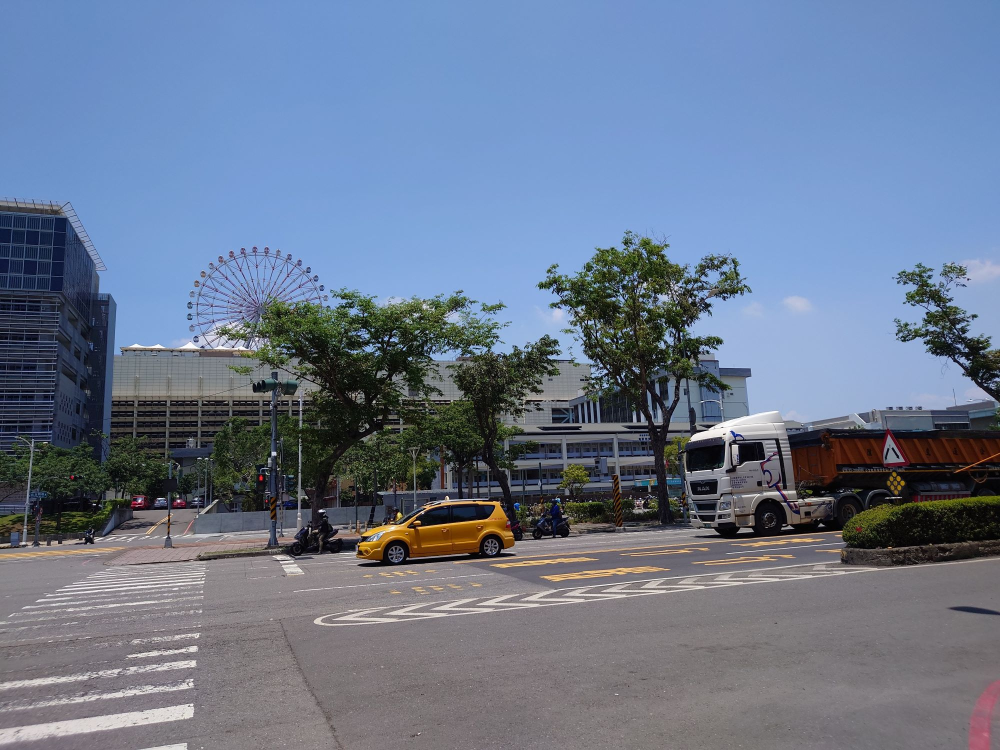
#> input picture SA1.JPG, 2000 x 1500 px, given in place of the camera (shown at 1/2 size)
$ python WebCamTest1.py
#> lines starting #> are read from the running program, lines starting #| are printed output that depends on the picture
### ImageStitching.py
# OpenCV安裝：pip install opencv-python.import warnings  # 匯入 warnings 模組，用於處理警告訊息
from pathlib import Path
import cv2  # 匯入 OpenCV，用於圖像處理
#pip install matplotlib
import matplotlib.pyplot as plt  # 匯入 Matplotlib，用於圖像顯示
#pip install imageio
import imageio # 匯入 ImageIO，用於圖像讀取與保存
import numpy as np

from datetime import datetime

from ImageStitchingEnum import FeatureExtractionAlgoEnum  # 匯入自定義的特徵提取算法枚舉類
from ImageStitchingEnum import FeatureToMatchEnum  # 匯入自定義的特徵匹配方法枚舉類

#因有用到Switch寫法，所以Python需使用3.10以上版本

from KeyPointsMatching import key_points_matching, key_points_matching_KNN
from SelectDescriptor import select_descriptor_methods
from HomographyStitching import homography_stitching  # 匯入自定義的單應性拼接函數

cv2.ocl.setUseOpenCL(False)  # 禁用 OpenCL 加速以避免潛在的兼容性問題
import warnings  # 匯入 warnings 模組，用於處理警告訊息
warnings.filterwarnings('ignore')  # 忽略所有警告訊息

def main():
    StitchImageByFileName('ba2.jpg', 'ba1.jpg', FeatureExtractionAlgo=FeatureExtractionAlgoEnum.ORB)

StartStitchingTime=0

def StitchImageBySource(TrainPhoto, QueryPhoto, ShowPhoto=False, SavePhoto=False, FeatureExtractionAlgo=FeatureExtractionAlgoEnum.SIFT, FeatureToMatch=FeatureToMatchEnum.BF):
    print("StitchImageBySource")

    if TrainPhoto is None:
        print("TrainPhoto is None")
        return None
    if QueryPhoto is None:
        print("QueryPhoto is None")
        return None

    return __Stitching(TrainPhoto, QueryPhoto, ShowPhoto, SavePhoto, FeatureExtractionAlgo, FeatureToMatch)

# [16 lines left out: function StitchImageByFileName, not called in this run]

# 私有
def __Stitching(TrainPhoto, QueryPhoto, ShowPhoto, SavePhoto, FeatureExtractionAlgo, FeatureToMatch):
    print("Start stitching FeatureExtractionAlgo : "+FeatureExtractionAlgo.name+", FeatureToMatch : "+FeatureToMatch.name)  # 輸出開始拼接的訊息

    StartStitchingTime = datetime.now()

    # SIFT
    # SURF
    # BRISK
    # BRIEF
    # ORB
    #feature_extraction_algo = FeatureExtractionAlgo  # 設定特徵提取算法為 SIFT

    #bf
    #knn
    #feature_to_match = FeatureToMatch  # 設定特徵匹配方法為暴力匹配（BFMatcher）


    # OpenCV 的顏色通道順序為 BGR，需轉換為 RGB 以便 Matplotlib 正確顯示
    train_photo = cv2.cvtColor(TrainPhoto, cv2.COLOR_BGR2RGB)
    # 將訓練圖片轉換為灰階
    train_photo_gray = cv2.cvtColor(train_photo, cv2.COLOR_RGB2GRAY)


    query_photo = cv2.cvtColor(QueryPhoto, cv2.COLOR_BGR2RGB)  # 轉換為 RGB
    query_photo_gray = cv2.cvtColor(query_photo, cv2.COLOR_RGB2GRAY)  # 轉換為灰階

    # 顯示查詢圖片和訓練圖片
    if ShowPhoto or SavePhoto:
        fig, (ax1, ax2) = plt.subplots(nrows=1, ncols=2, constrained_layout=False, figsize=(16, 9))
        ax1.imshow(query_photo, cmap="gray")  # 顯示查詢圖片
        ax1.set_xlabel("Query image", fontsize=14)  # 設定標籤

        ax2.imshow(train_photo, cmap="gray")  # 顯示訓練圖片
        ax2.set_xlabel("Train image (Image to be transformed)", fontsize=14)  # 設定標籤

        #存圖
        if SavePhoto:
            plt.savefig("./output/original_compare"+'.jpeg', bbox_inches='tight', dpi=300, format='jpeg')
    #==================顯示圖


    #plt.show()  # 顯示圖像（目前註解掉）
    #==================顯示圖


    # 提取訓練圖片的特徵點和描述符
    keypoints_train_img, features_train_img = select_descriptor_methods(train_photo_gray, method=FeatureExtractionAlgo)

    # 提取查詢圖片的特徵點和描述符
    keypoints_query_img, features_query_img = select_descriptor_methods(query_photo_gray, method=FeatureExtractionAlgo)

    # 遍歷查詢圖片的特徵點，提取相關屬性（僅作為範例，未使用）
    for keypoint in keypoints_query_img:
        x, y = keypoint.pt  # 特徵點的座標
        size = keypoint.size  # 特徵點的大小
        orientation = keypoint.angle  # 特徵點的方向
        response = keypoint.response  # 特徵點的響應值
        octave = keypoint.octave  # 特徵點所在的金字塔層
        class_id = keypoint.class_id  # 特徵點的類別 ID

    #print("keypoints_query_img : "+len(keypoints_query_img))  # 輸出查詢圖片的特徵點數量
    features_query_img.shape  # 獲取查詢圖片特徵描述符的形狀（未使用）

    #圖片合併
    #切縫合併

    # 顯示檢測到的特徵點
    if ShowPhoto or SavePhoto:
        fig, (ax1, ax2) = plt.subplots(nrows=1, ncols=2, figsize=(20, 8), constrained_layout=False)

        ax1.imshow(cv2.drawKeypoints(train_photo_gray, keypoints_train_img, None, color=(0, 255, 0)))  # 訓練圖片的特徵點
        ax1.set_xlabel("(a)", fontsize=14)

        ax2.imshow(cv2.drawKeypoints(query_photo_gray, keypoints_query_img, None, color=(0, 255, 0)))  # 查詢圖片的特徵點
        ax2.set_xlabel("(b)", fontsize=14)

        #存圖
        if SavePhoto:
            plt.savefig("./output/" + FeatureExtractionAlgo.name + "_features_img_"+'.jpeg', bbox_inches='tight', dpi=300,  format='jpeg')  # 保存特徵點圖像（目前註解掉）

    #==================顯示圖

    #plt.show()  # 顯示圖像（目前註解掉）
    #==================顯示圖


    # 使用 BFMatcher 進行特徵匹配
    #bf = cv2.BFMatcher(cv2.NORM_L2, crossCheck=True)
    # matches = bf.match(features_train_img, features_query_img)
    # #matches = bf.knnMatch(features_train_img, features_query_img, k=6)  # 使用 KNN 匹配

    # # 按照距離排序匹配結果
    # matches = sorted(matches, key=lambda x: x.distance)

    def CheckMatches(matches):
        if matches is None or len(matches) == 0:
            print("No matches found.")
            return False
        return True

    #matches = None
    #mapped_features_image = None
    match FeatureToMatch:
        case FeatureToMatchEnum.BF:
            matches = key_points_matching(features_train_img, features_query_img, FeatureExtractionAlgo)
            if not CheckMatches(matches):
                return None

            mapped_features_image = cv2.drawMatches(train_photo, keypoints_train_img, query_photo, keypoints_query_img, matches[:100],
                None,flags=cv2.DrawMatchesFlags_NOT_DRAW_SINGLE_POINTS)
        case FeatureToMatchEnum.KNN:# Now for cross checking draw the feature-mapping lines also with KNN
            matches = key_points_matching_KNN(features_train_img, features_query_img, ratio=0.75, method=FeatureExtractionAlgo)
            if not CheckMatches(matches):
                return None

            mapped_features_image = cv2.drawMatches(train_photo, keypoints_train_img, query_photo, keypoints_query_img, np.random.choice(matches,100),
                None,flags=cv2.DrawMatchesFlags_NOT_DRAW_SINGLE_POINTS)

    if ShowPhoto or SavePhoto:
        fig = plt.figure(figsize=(20, 8))

        plt.imshow(mapped_features_image)

    #plt.show()

    #存圖
    if SavePhoto:
        plt.savefig("./output/"+FeatureToMatch.name+"_matches_img_"+'.jpeg', bbox_inches='tight', dpi=300, format='jpeg')


    # 呼叫 homography_stitching 函數計算單應性矩陣
    M = homography_stitching(keypoints_train_img, keypoints_query_img, matches, reprojThresh=4)

    if M is None:  # 如果無法計算單應性矩陣，輸出錯誤訊息
        print("homography_stitching is none!")
        return None

    try:
        (matches, Homography_Matrix, status) = M  # 解包返回值
    except Exception as e:
        print("解包返回值 EX : "+str(e))
        return None

    print("Homography_Matrix : ", Homography_Matrix)

    # 計算拼接後圖像的寬度和高度
    width = query_photo.shape[1] + train_photo.shape[1]
    print("Total width : ", width)  # 輸出總寬度

    height = max(query_photo.shape[0], train_photo.shape[0])
    print("Total height : ", height)  # 輸出總高度

    # 使用單應性矩陣進行透視變換，將訓練圖片對齊到查詢圖片
    if Homography_Matrix is None or Homography_Matrix.shape != (3, 3):
        # 檢查 Homography_Matrix 是否有效： 在使用 cv2.warpPerspective 前，檢查矩陣是否為 None 並且符合要求
        print("Invalid Homography_Matrix!")
        return None
    result = cv2.warpPerspective(train_photo, Homography_Matrix, (width, height))

    # 將查詢圖片的像素覆蓋到結果圖像中
    result[0:query_photo.shape[0], 0:query_photo.shape[1]] = query_photo

    if ShowPhoto or SavePhoto:
        # 顯示拼接結果
        plt.figure(figsize=(20, 10))
        #plt.axis('off')
        plt.imshow(result)

        # 保存拼接結果
        if SavePhoto:
            imageio.imwrite("./output/horizontal_panorama_img_"+'.jpeg', result)

        #最終顯示圖像
        if ShowPhoto:
            plt.show()

    # 釋放記憶體
    plt.close('all')  # 關閉 Matplotlib 窗口

    print("合併所耗時間："+str(datetime.now()-StartStitchingTime))

    return result  # 返回拼接結果圖像

# [2 lines that do not run on import are left out]

### SelectDescriptor.py
import cv2  # �פJ OpenCV�A�Ω�Ϲ��B�z
from ImageStitchingEnum import FeatureExtractionAlgoEnum  # 匯入自定義的特徵提取算法枚舉類

def select_descriptor_methods(image, method=None):

    assert method is not None, "Please define a feature descriptor method. accepted Values are: 'sift', 'surf'"

    match method:
        case FeatureExtractionAlgoEnum.SIFT:
            descriptor = cv2.SIFT_create()
        case FeatureExtractionAlgoEnum.SURF:
            descriptor = cv2.SURF_create()
        case FeatureExtractionAlgoEnum.BRISK:
            descriptor = cv2.BRISK_create()
        # case 'brief':
        #     descriptor = cv2.xfeatures2d.BriefDescriptorExtractor_create()
        case FeatureExtractionAlgoEnum.ORB:
            descriptor = cv2.ORB_create()

    (keypoints, features) = descriptor.detectAndCompute(image, None)

    return (keypoints, features)

### KeyPointsMatching.py
import cv2
from ImageStitchingEnum import FeatureExtractionAlgoEnum  # 匯入自定義的特徵提取算法枚舉類

# [22 lines left out: function key_points_matching, not called in this run]

def key_points_matching_KNN(features_train_img, features_query_img, ratio, method):
    """
    Perform key points matching using K-Nearest Neighbors (KNN) algorithm.

    Args:
        features_train_img (list): List of features from the training image.
        features_query_img (list): List of features from the query image.
        ratio (float): Ratio threshold for Lowe's ratio test.
        method (string): Method for creating the matching object.

    Returns:
        list: List of matches between key points in the training and query images.
    """
    bf = create_matching_object(method, crossCheck=False)
    # compute the raw matches and initialize the list of actual matches
    rawMatches = bf.knnMatch(features_train_img, features_query_img, k=2)
    print("Raw matches (knn):", len(rawMatches))
    matches = []

    # loop over the raw matches
    for m,n in rawMatches:
        # ensure the distance is within a certain ratio of each
        # other (i.e. Lowe's ratio test)
        if m.distance < n.distance * ratio:
            matches.append(m)
    return matches

def create_matching_object(method,crossCheck):
    "Create and return a Matcher Object"

    # For BF matcher, first we have to create the BFMatcher object using cv2.BFMatcher().
    # It takes two optional params.
    # normType - It specifies the distance measurement
    # crossCheck - which is false by default. If it is true, Matcher returns only those matches
    # with value (i,j) such that i-th descriptor in set A has j-th descriptor in set B as the best match
    # and vice-versa.

    match method:
        case FeatureExtractionAlgoEnum.SIFT | FeatureExtractionAlgoEnum.SURF:
            bf = cv2.BFMatcher(cv2.NORM_L2, crossCheck=crossCheck)
        case FeatureExtractionAlgoEnum.BRISK | FeatureExtractionAlgoEnum.ORB:
            bf = cv2.BFMatcher(cv2.NORM_HAMMING, crossCheck=crossCheck)

    return bf

### HomographyStitching.py
import cv2
import numpy as np  # 匯入 NumPy，用於數值計算

def homography_stitching(keypoints_train_img, keypoints_query_img, matches, reprojThresh):
    """

    Perform homography stitching by calculating the homography matrix.
    converting the keypoints to numpy arrays before passing them for calculating Homography Matrix.

    Because we are supposed to pass 2 arrays of coordinates to cv2.findHomography, as in I have these points in image-1, and I have points in image-2, so now what is the homography matrix to transform the points from image 1 to image 2

    Args:
        keypoints_train_img (list): List of keypoints from the training image.
        keypoints_query_img (list): List of keypoints from the query image.
        matches (list): List of matches between key points in the training and query images.
        reprojThresh (float): Reprojection threshold for the RANSAC algorithm.

    Returns:
        tuple: Tuple containing the matches, homography matrix, and status.
               - matches (list): List of matches between key points in the training and query images.
               - H (numpy.ndarray): Homography matrix.
               - status (numpy.ndarray): Status of inlier points.

    Note:
        The minimum number of matches required for calculating the homography is 4.


    """
    keypoints_train_img = np.float32([keypoint.pt for keypoint in keypoints_train_img])
    keypoints_query_img = np.float32([keypoint.pt for keypoint in keypoints_query_img])

    ''' For findHomography() - I need to have an assumption of a minimum of correspondence points that are present between the 2 images. Here, I am assuming that Minimum Match Count to be 4 '''
    if len(matches) > 4:
        # construct the two sets of points
        points_train = np.float32([keypoints_train_img[m.queryIdx] for m in matches])
        points_query = np.float32([keypoints_query_img[m.trainIdx] for m in matches])

        # Calculate the homography between the sets of points
        (H, status) = cv2.findHomography(points_train, points_query, cv2.RANSAC, reprojThresh)

        return (matches, H, status)
    else:
        return None

### WebCamTest1.py
from _pytest.tmpdir import RetentionType
import cv2
import ImageStitching
import matplotlib.pyplot as plt  # 匯入 Matplotlib，用於圖像顯示
from datetime import datetime
from ImageStitchingEnum import FeatureExtractionAlgoEnum, FeatureToMatchEnum  # 匯入自定義的特徵提取算法枚舉類

def main():
    print("WebCamTest1.py")

    WebCams=[]

    for a in range(2):
        print("啟動攝影機"+str(a)+"中...")

        WebCams.append(cv2.VideoCapture(a))
        if WebCams[a].isOpened():
            print("攝影機"+str(a)+"已開啟")
        else:
            print("無法開啟攝影機"+str(a))
            return

    Frames = [None] * len(WebCams)

    Sec=0

    while True:
        # [7 lines of commented-out code are left out]
        for a in range(len(WebCams)):
            print("讀取攝影機"+str(a))
            Ret, Frame=WebCams[a].read()
            if not Ret:
                print("無法讀取畫面"+str(a))
                break

            Frames[a]=Frame

            # 顯示攝影機畫面
            cv2.imshow("WebCam"+str(a), Frame)
#> this loop made 2 passes
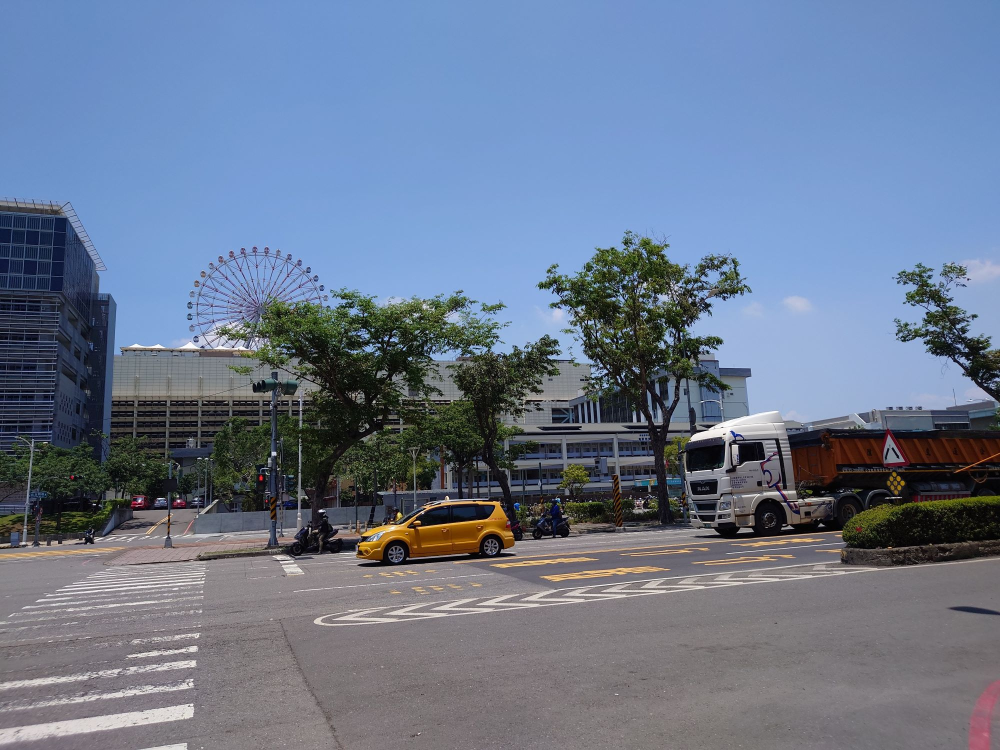
#> input picture SA1.JPG, 2000 x 1500 px, given in place of the camera (shown at 1/2 size)
#> after the loop, Frames = 2 items


        #if(cv2.waitKey(1) & 0xFF==ord('s')):#按下S鍵時合併一次，按鍵偵測一定要至少有一個cv2.imshow才會有作用
        #print("WebCamTest1 Start stitching")

        NewStitchedImage = ImageStitching.StitchImageBySource(Frames[1], Frames[0], FeatureExtractionAlgo=FeatureExtractionAlgoEnum.ORB,FeatureToMatch=FeatureToMatchEnum.KNN)
#> in __Stitching, TrainPhoto is the input picture: shape (1500, 2000, 3); mean B, G, R 142.8, 120.3, 106.9
#> in __Stitching, `train_photo_gray = cv2.cvtColor(train_photo, cv2.COLOR_RGB2GRAY)`:
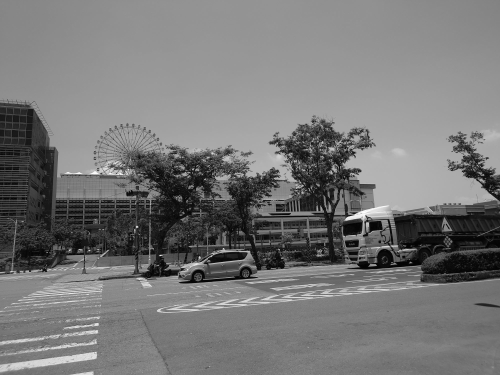
#> train_photo_gray: shape (1500, 2000) (shown at 1/4 size); min 0, max 255, mean 118.9
#> in select_descriptor_methods, `(keypoints, features) = descriptor.detectAndCompute(image, None)`: keypoints = 500 keypoints; strongest (x, y, size): (1374, 942, 31), (1261, 996, 31), (1117, 997, 31), (1464, 891, 31)
#> in __Stitching, `keypoints_train_img, features_train_img = select_descriptor_methods(tr..`:
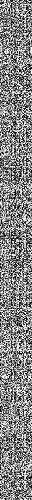
#> features_train_img: shape (500, 32); min 0, max 255, mean 132.3
#> in __Stitching, `keypoints_train_img, features_train_img = select_descriptor_methods(tr..`: keypoints_train_img has the same summary as keypoints in select_descriptor_methods
#> in __Stitching, `keypoints_query_img, features_query_img = select_descriptor_methods(qu..`: keypoints_query_img has the same summary as keypoints in select_descriptor_methods
#> (the rest of the program and of its run is left out)
